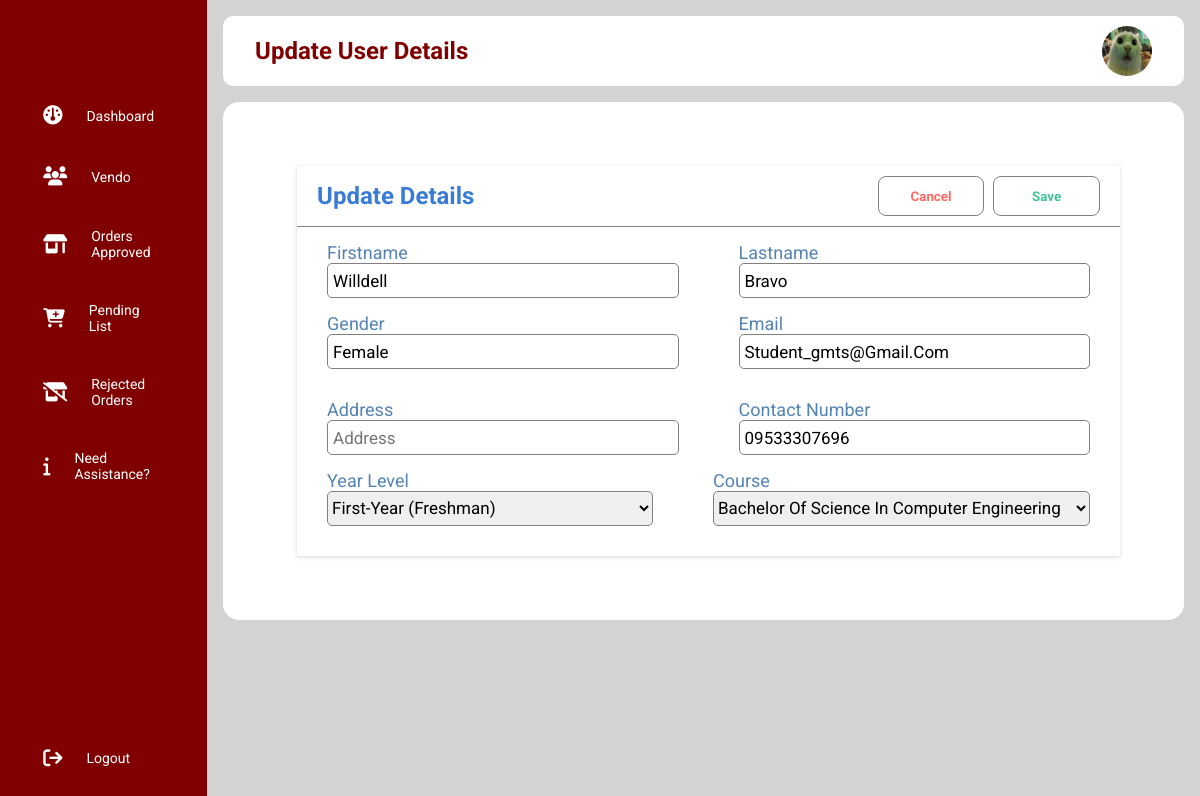
Screenshot of /admin/update_user.php?uid=1 with the database file from the repository.
### tables this page shows
CREATE TABLE `users` (
  `id` int(11) NOT NULL,
  `student_id` varchar(25) NOT NULL,
  `firstname` varchar(50) NOT NULL,
  `lastname` varchar(25) NOT NULL,
  `gender` varchar(10) NOT NULL,
  `email_address` varchar(50) NOT NULL,
  `password` varchar(255) NOT NULL,
  `contact_no` varchar(12) NOT NULL,
  `address` varchar(255) NOT NULL,
  `course` varchar(255) NOT NULL,
  `academic_year` varchar(255) NOT NULL,
  `access_level` varchar(25) NOT NULL,
  `image_profile` varchar(255) NOT NULL,
  `profile_status` varchar(50) NOT NULL,
  `created` timestamp NOT NULL DEFAULT current_timestamp(),
  `modified` datetime NOT NULL DEFAULT current_timestamp()
);

### object/user.php (called while the page is built, shortened)
<?php
class User {
	private $conn;
	private $table_name = "users";
	public $id;
	public function __construct($db) {
		$this->conn = $db;
	}
	function readOne(){
		$query = "SELECT
					firstname,
					lastname,
					student_id,
					image_profile,
					gender,
					email_address,
					contact_no,
					address,
					course,
					academic_year
				FROM
					" . $this->table_name . "
				WHERE
					id = ?
				LIMIT 0,1";
		$stmt = $this->conn->prepare($query);
		$stmt->bindParam(1, $this->id);
		$stmt->execute();
		$row = $stmt->fetch(PDO::FETCH_ASSOC);
		$this->firstname = $row['firstname'];
		$this->lastname =  $row['lastname'];
		$this->gender =  $row['gender'];
		$this->email_address =  $row['email_address'];
		$this->contact_no =  $row['contact_no'];
		$this->address =  $row['address'];
		$this->course =  $row['course'];
		$this->academic_year = $row['academic_year'];
	}
}
?>

### object/academic_year.php (called while the page is built, shortened)
<?php
class Academic_year{
    private $conn;
    private $table_name = "academic_year";
    public function __construct($db){
        $this->conn = $db;
    }
    function read(){
        $query = "SELECT
                    id, academic_year
                FROM
                    " . $this->table_name . "
                ORDER BY
                    id";
        $stmt = $this->conn->prepare($query);
        $stmt->execute();
        return $stmt;
    }
}
?>

### object/course.php (called while the page is built, shortened)
<?php
class Course{
    private $conn;
    private $table_name = "courses";
    public function __construct($db){
        $this->conn = $db;
    }
    function read(){
        $query = "SELECT
                    id, name
                FROM
                    " . $this->table_name . "
                ORDER BY
                    name";
        $stmt = $this->conn->prepare($query);
        $stmt->execute();
        return $stmt;
    }
}
?>

### admin/update_user.php (the view, shortened to what this page needs)
<?php
$id = isset($_GET['uid']) ? $_GET['uid'] : die('Error: ID not Found');
include_once '../object/user.php';
include_once '../object/academic_year.php';
include_once '../object/course.php';
$database = new Database();
$db = $database->getConnection();
$user = new User($db);
$academic_year = new Academic_year($db);
$course = new Course($db);
$user->id = $id;
$user->readOne();
include_once 'sidebar.php';
include_once "layout_head.php";
?>
<div class="panel_container" id="profile-container">
    <div class="panel_wrapper">
        <form class="account" action="<?php echo htmlspecialchars($_SERVER["PHP_SELF"]) . "?uid={$id}";; ?>" method="POST" enctype="multipart/form-data">
            <div class="account_header">
                <h1 class="account_title">Update Details</h1>
                <div class="btn_container">
                    <button class="btn_cancel">Cancel</button>
                    <button class="btn_save">Save</button>
                </div>
            </div>
            <div class="account_edit">
                <div class="input_container">
                    <label>Firstname</label>
                    <input type="text" name="firstname" placeholder="Firstname" value="<?php echo $user->firstname;?>"required>
                </div>
                <div class="input_container">
                    <label>Lastname</label>
                    <input type="text" name="lastname" placeholder="Lastname" value="<?php echo $user->lastname;?>"required>
                </div>
            </div>
            <div class="account_edit">
                <div class="input_container">
                <label>Gender</label>
                <input type="text" name="gender" placeholder="Gender" value="<?php echo $user->gender;?>" required>
                </div>
                <div class="input_container">
                    <label>Email</label>
                    <input type="text" name="email_address" placeholder="Email" value="<?php echo $user->email_address;?>" required>
                </div>
            </div>
            <div class="account_edit">
                <div class="input_container">
                    <label>Address</label>
                    <input type="text" name="address" placeholder="Address" value="<?php echo $user->address;?>">
                </div>
                <div class="input_container">
                    <label>Contact Number</label>
                    <input type="text" name="contact_no" placeholder="XXX-XXX-XXXX" value="<?php echo $user->contact_no;?>">
                </div>
            </div>
            <div class="account_edit">
                <div class="input_container">
                    <label>Year Level</label>
                    <?php
                        $stmt = $academic_year->read();
                        echo "<select name='academic_year'>";
                        while ($row_academic = $stmt->fetch(PDO::FETCH_ASSOC)) {
                            $academic_id = $row_academic['id'];
                            $academic_year_name = $row_academic['academic_year'];
                            if ($user->academic_year==$academic_id) {
                                echo "<option value='$academic_id' selected>";
                            }else{
                                echo "<option value='$academic_id'>";
                            }
                            echo "$academic_year_name</option>";
                        }
                        echo "</select>";
                    ?>
                </div>
                <div class="input_container">
                    <label>Course</label>
                    <?php
                    $stmt = $course->read();
                    echo "<select name='course'>";
                    while ($row_course = $stmt->fetch(PDO::FETCH_ASSOC)) {
                        $course_id = $row_course['id'];
                        $course_name = $row_course['name'];
                        if ($user->course==$course_id) {
                            echo "<option value='$course_id' selected>";
                        }else{
                            echo "<option value='$course_id'>";
                        }
                        echo "$course_name</option>";
                    }
                    echo "</select>";
                    ?>
                </div>
            </div>
        </form>
    </div>
</div>
<?php include_once 'layout_foot.php'; ?>

### libs/css/admin-style.css (style rules this page uses)
* { margin: 0; padding: 0; border: none; outline: none; box-sizing: border-box; font-family: Roboto; }
body { display: flex; }
.panel_container { background: white; padding: 2rem; border-radius: 10px; }
.panel_wrapper { display: flex; flex-wrap: wrap; gap: 1rem; }
.input_container { width: 100%; display: flex; flex-direction: column; margin: 0 30px;; }
.input_container label { color: #5483b3; font-size: 18px; }
.input_container input { height: 35px; border: 1.5px solid gray; border-radius: 5px; color: black; font-size: 17px; padding: 5px; }
.input_container select { height: 35px; border: 1.5px solid gray; border-radius: 5px; color: black; font-size: 17px; text-transform: capitalize; }
.account { flex: 2; width: 50%; margin-left: 10px; background-color: white; box-shadow: rgba(0, 0, 0, 0.16) 0px 1px 4px; height: auto; }
.account_header { display: flex; justify-content: space-between; align-items: center; padding: 10px; border-bottom: 1px solid gray; }
.account_title { font-size: 24px; color: #3a7bd5; font-weight: bold; margin-left: 10px; }
.btn_container { margin-right: 5px; }
.btn_cancel { width: 8em; height: 3em; cursor: pointer; border: 1px solid gray; border-radius: 0.5rem; color: #FF6961; font-weight: bold; margin-right: 5px; background-color: white; box-shadow: rgba(0, 0, 0, 0.1); transition-duration: 0.2s; }
.btn_save { width: 8em; height: 3em; cursor: pointer; border: 1px solid gray; border-radius: 0.5rem; color: #3fc495; font-weight: bold; margin-right: 5px; background-color: #fff; box-shadow: rgba(0, 0, 0, 0.1); transition-duration: 0.2s; }
.account_edit { display: flex; justify-content: space-between; margin: 15px 0; }
.input_container input { height: 35px; border: 1.5px solid gray; border-radius: 5px; color: black; font-size: 17px; padding: 5px; text-transform: capitalize; }

### rows the page displays
users: firstname "willdell", lastname "bravo", gender "female", email_address "student_gmts@gmail.com", contact_no "09533307696"

### other values shown
$page_title "Update User Details"
form field academic_year "First-year (Freshman)"
form field course "Bachelor of Science in Computer Engineering"
